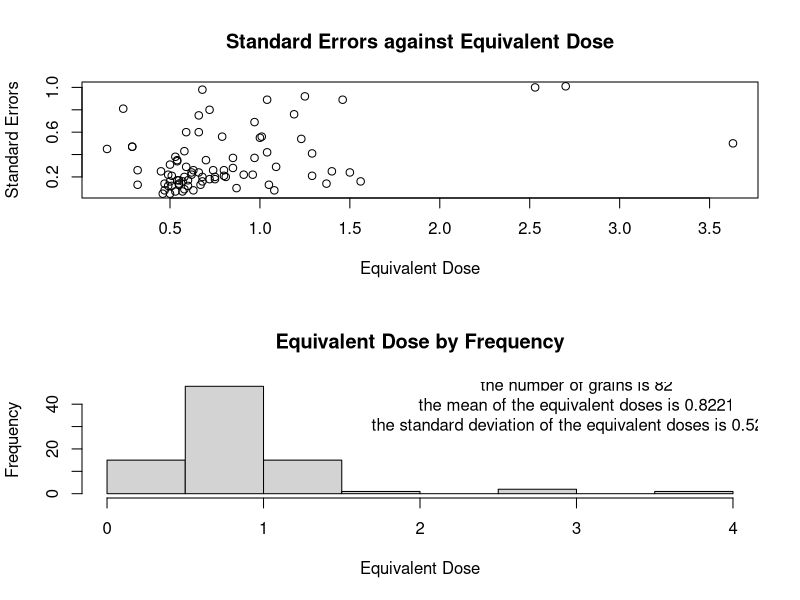

Write R code to recreate this figure.
#SN:17052480
#question_2_a
rawdata <- read.table("osl.dat", #input data
                      header=TRUE) #the first line as the names of the variables 

#question_2_b
par(mfrow=c(2,1))
plot(rawdata$de,rawdata$se,
     ylab="Standard Errors" , #add the ylab title
     xlab="Equivalent Dose", #add the xlab title
     main="Standard Errors against Equivalent Dose" )#add the main title
hist(rawdata$de,
     xlab="Equivalent Dose" , #add the xlab title
     main="Equivalent Dose by Frequency" )#add the main title
text(3,40,paste0("the number of grains is ",length(rawdata$de),
                 "\nthe mean of the equivalent doses is ",format(mean(rawdata$de),digits = 4),
                 "\nthe standard deviation of the equivalent doses is ",format(sd(rawdata$de),digits = 4)))
     
#question_2_c
negll <- function(params,dat) {
  l <- -0.5*sum(log(params[2]^2+dat[,2]^2)+
                  (dat[,1]-params[1])^2/(params[2]^2+dat[,2]^2)) #the log-likelihood omitting the constant term
  return(-l) #the negative log-likelihood
}

#question_2_d
dat <- rawdata[,c(2,3)]
params1 <- c(mean(rawdata[,2]),sd(rawdata[,2])) #params1 use the sd(rawdata[,2])
cat("the the negative log-likelihood value by params1 is ",negll(params1,dat))
params2 <- c(mean(rawdata[,2]),mean(rawdata[,3])) #params2 use the mean(rawdata[,3])
cat("the the negative log-likelihood value by params2 is ",negll(params2,dat))

#question_2_e
est <- nlm(negll,c(1,5),dat=rawdata[,c(2,3)],hessian=T) #nlm estimation
utils::str(nlm(negll,c(1,5),dat=rawdata[,c(2,3)]),hessian=T) #control the output
cat("the estimates of μ and σ are ",est$estimate[1]," and ",est$estimate[2])

#question_2_f
se<-diag(solve(est$hessian)) #the parameters standard errors for these estimates
cat("the μ and σ standard errors for these estimates are ",se[1]," and ",se[2])

